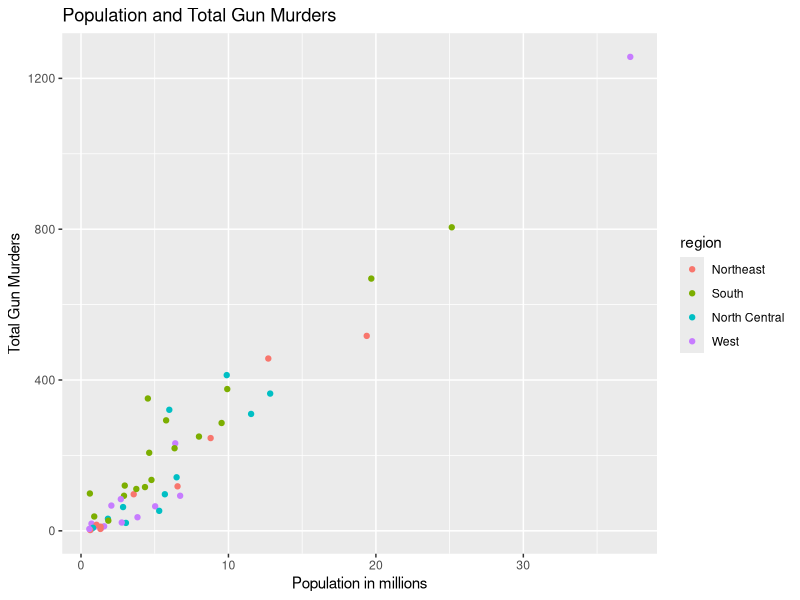

Write the R code that produced this figure.
library(tidyverse)
library(dslabs)
head(murders)

murders %>% mutate(population = population/10^6) %>% 
  ggplot(aes(population, total, color = region)) + 
  geom_point() + 
  ggtitle("Population and Total Gun Murders") + 
  xlab("Population in millions") + 
  ylab("Total Gun Murders")
